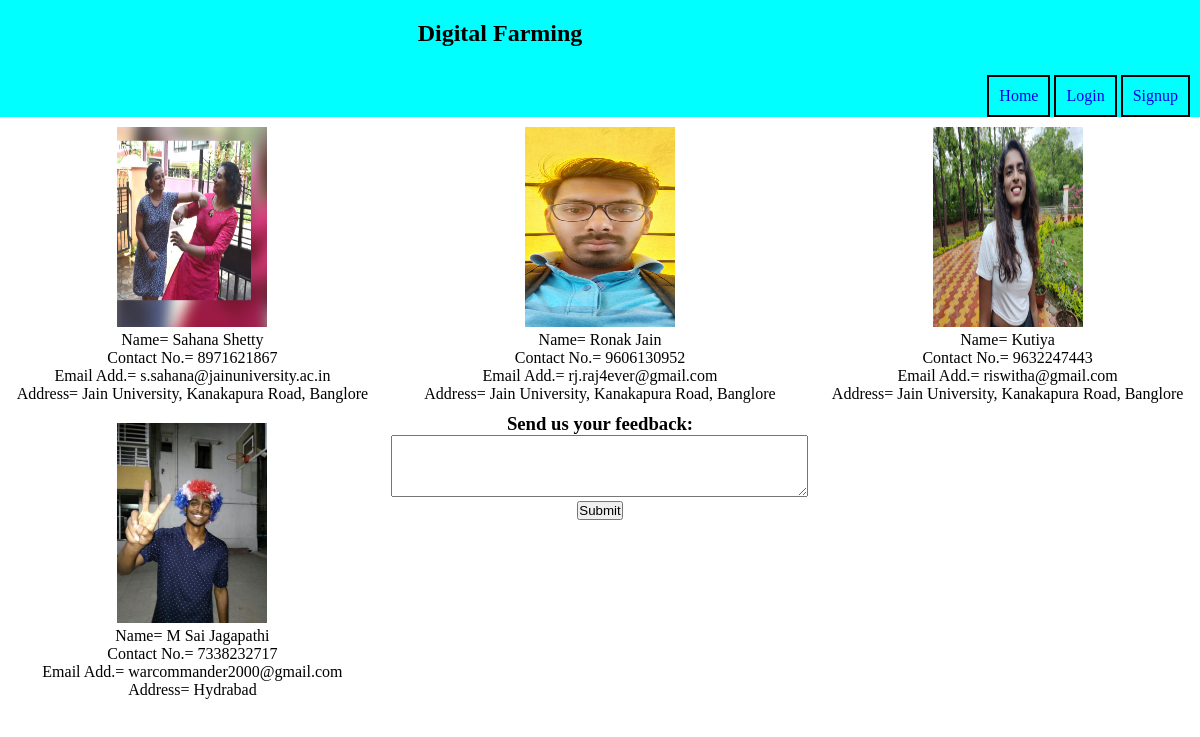
Page /contact/ on the committed database.
### contact/models.py (models this page shows)
class contact(models.Model):
    name = models.CharField(max_length=100)
    mobile_no = models.CharField(max_length=10)
    address = models.CharField(max_length=100)
    email=models.EmailField()
    workStatus = (
        ('Teacher','Teacher'),
        ('Student','Student')
    )
    category = models.CharField(max_length=50, choices=workStatus)
    img = models.ImageField(upload_to='Contact')

### contact/views.py (the view)
# urls.py: path('',views.contacts,name='contacts'),
def contacts(request):
     con=contact.objects.all()
     return render(request,'contact/contact.html',locals())

### templates/contact/contact.html (shortened to what this page needs)
{% extends 'base.html' %}
{% load static %}
{% block link %}
<link rel="stylesheet" href="{% static 'css/contact/contacts.css' %}?{% now "U" %}">
{% endblock %}
{% block body_content %}
    <div class="content_body">
        {% for i in con %}
            {% if i.category == "Teacher" %}
                <div class="teacher">
                    <img src="{{ i.img.url }}" height="200" width="150"><br>
                    Name= {{ i.name|title }}<br>
                    Contact No.= {{ i.mobile_no }}<br>
                    Email Add.= <a href = "mailto: {{ i.email }}?subject=Mail from Our Site">{{ i.email }}</a><br>
                    Address= {{ i.address|title }}<br>
                </div>
            {% endif %}
        {% endfor %}
        {% for i in con %}
            {% if i.category == "Student" %}
                <div class="student">
                    <img src="{{ i.img.url }}" height="200" width="150"><br>
                    Name= {{ i.name|title }}<br>
                    Contact No.= {{ i.mobile_no }}<br>
                    Email Add.= <a href = "mailto: {{ i.email }}?subject=Mail from Our Site">{{ i.email }}</a><br>
                    Address= {{ i.address|title }}
                </div>
            {% endif %}
        {% endfor %}
        <form method="post" action="feedback">
            <h3>Send us your feedback:</h3>
            <textarea name="feedback" rows="4" cols="50"></textarea>
            <br><input type="submit">
        </form>
    </div>
{% endblock %}

### static/css/base.css (style rules this page uses)
html,body { height: 100%; }
* { margin: 0%; padding: 0%; }

### static/css/contact/contacts.css (style rules this page uses)
.content_body { display: grid; grid-template-columns: auto auto auto; }
.content_body div { padding: 10px; }
.content_body a { text-decoration: none; color:black }

### rows in the picture
contact: img (picture), name "Sahana Shetty", mobile_no "8971621867", email "s.sahana@jainuniversity.ac.in", address "Jain University, Kanakapura Road, Banglore"
contact: img (picture), name "Ronak Jain", mobile_no "9606130952", email "rj.raj4ever@gmail.com", address "Jain University, Kanakapura Road, Banglore"
contact: img (picture), name "Kutiya", mobile_no "9632247443", email "riswitha@gmail.com", address "Jain University, Kanakapura Road, Banglore"
contact: img (picture), name "M Sai Jagapathi", mobile_no "7338232717", email "warcommander2000@gmail.com", address "Hydrabad"
